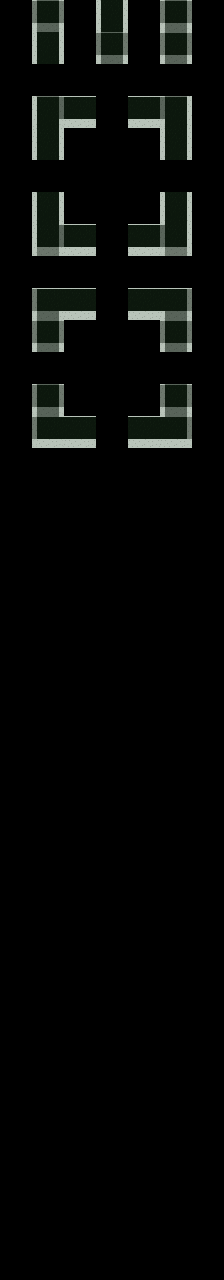

This game map was drawn from its Tiled (.tmx) file and the tilesets committed beside it. A one-line description and the full map source follow:
An orthogonal 7x40 tile map with 32x32 px tiles, 3 tile layers (regions, input_layer, output_layer).

<map version="1.2" tiledversion="1.3.4" orientation="orthogonal" renderorder="right-down" width="7" height="40" tilewidth="32" tileheight="32" infinite="0" nextlayerid="4" nextobjectid="1">
 <tileset firstgid="1" source="tileset.tsx" />
 <layer id="1" name="regions" width="7" height="40" opacity="0.51">
  <data encoding="csv">
0,25,0,25,0,25,0,
0,25,0,25,0,25,0,
0,0,0,0,0,0,0,
0,25,25,0,25,25,0,
0,25,0,0,0,25,0,
0,0,0,0,0,0,0,
0,25,0,0,0,25,0,
0,25,25,0,25,25,0,
0,0,0,0,0,0,0,
0,25,25,0,25,25,0,
0,25,0,0,0,25,0,
0,0,0,0,0,0,0,
0,25,0,0,0,25,0,
0,25,25,0,25,25,0,
0,0,0,0,0,0,0,
0,0,0,0,0,0,0,
0,0,0,0,0,0,0,
0,0,0,0,0,0,0,
0,0,0,0,0,0,0,
0,0,0,0,0,0,0,
0,0,0,0,0,0,0,
0,0,0,0,0,0,0,
0,0,0,0,0,0,0,
0,0,0,0,0,0,0,
0,0,0,0,0,0,0,
0,0,0,0,0,0,0,
0,0,0,0,0,0,0,
0,0,0,0,0,0,0,
0,0,0,0,0,0,0,
0,0,0,0,0,0,0,
0,0,0,0,0,0,0,
0,0,0,0,0,0,0,
0,0,0,0,0,0,0,
0,0,0,0,0,0,0,
0,0,0,0,0,0,0,
0,0,0,0,0,0,0,
0,0,0,0,0,0,0,
0,0,0,0,0,0,0,
0,0,0,0,0,0,0,
0,0,0,0,0,0,0
</data>
 </layer>
 <layer id="2" name="input_layer" width="7" height="40" opacity="0.48">
  <data encoding="csv">
0,53,0,60,0,53,0,
0,60,0,53,0,53,0,
0,0,0,0,0,0,0,
0,60,53,0,53,60,0,
0,60,0,0,0,60,0,
0,0,0,0,0,0,0,
0,60,0,0,0,60,0,
0,60,53,0,53,60,0,
0,0,0,0,0,0,0,
0,53,53,0,53,53,0,
0,53,0,0,0,53,0,
0,0,0,0,0,0,0,
0,53,0,0,0,53,0,
0,53,53,0,53,53,0,
0,0,0,0,0,0,0,
0,0,0,0,0,0,0,
0,0,0,0,0,0,0,
0,0,0,0,0,0,0,
0,0,0,0,0,0,0,
0,0,0,0,0,0,0,
0,0,0,0,0,0,0,
0,0,0,0,0,0,0,
0,0,0,0,0,0,0,
0,0,0,0,0,0,0,
0,0,0,0,0,0,0,
0,0,0,0,0,0,0,
0,0,0,0,0,0,0,
0,0,0,0,0,0,0,
0,0,0,0,0,0,0,
0,0,0,0,0,0,0,
0,0,0,0,0,0,0,
0,0,0,0,0,0,0,
0,0,0,0,0,0,0,
0,0,0,0,0,0,0,
0,0,0,0,0,0,0,
0,0,0,0,0,0,0,
0,0,0,0,0,0,0,
0,0,0,0,0,0,0,
0,0,0,0,0,0,0,
0,0,0,0,0,0,0
</data>
 </layer>
 <layer id="3" name="output_layer" width="7" height="40" opacity="0.38">
  <data encoding="csv">
0,60,0,60,0,60,0,
0,60,0,60,0,60,0,
0,0,0,0,0,0,0,
0,58,53,0,53,59,0,
0,60,0,0,0,60,0,
0,0,0,0,0,0,0,
0,60,0,0,0,60,0,
0,51,53,0,53,52,0,
0,0,0,0,0,0,0,
0,58,53,0,53,59,0,
0,60,0,0,0,60,0,
0,0,0,0,0,0,0,
0,60,0,0,0,60,0,
0,51,53,0,53,52,0,
0,0,0,0,0,0,0,
0,0,0,0,0,0,0,
0,0,0,0,0,0,0,
0,0,0,0,0,0,0,
0,0,0,0,0,0,0,
0,0,0,0,0,0,0,
0,0,0,0,0,0,0,
0,0,0,0,0,0,0,
0,0,0,0,0,0,0,
0,0,0,0,0,0,0,
0,0,0,0,0,0,0,
0,0,0,0,0,0,0,
0,0,0,0,0,0,0,
0,0,0,0,0,0,0,
0,0,0,0,0,0,0,
0,0,0,0,0,0,0,
0,0,0,0,0,0,0,
0,0,0,0,0,0,0,
0,0,0,0,0,0,0,
0,0,0,0,0,0,0,
0,0,0,0,0,0,0,
0,0,0,0,0,0,0,
0,0,0,0,0,0,0,
0,0,0,0,0,0,0,
0,0,0,0,0,0,0,
0,0,0,0,0,0,0
</data>
 </layer>
</map>